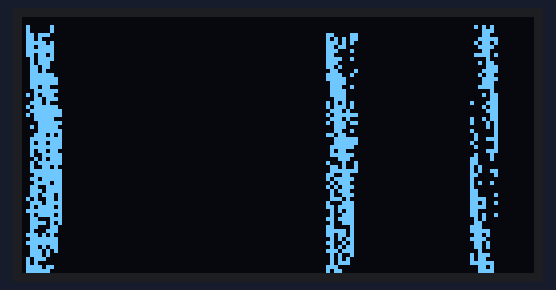
A program run on a simulated ESP32. Parts: 128×64 one-colour display. What the program prints to the serial monitor is not drawn.

Above: at 0.1 s.

The program:

main.cpp
```cpp
#include <Arduino.h>
#include "Wire.h"
#include "SSD1306.h"

// put function declarations here:
int myFunction(int, int);

SSD1306 ecranOled(0x3c, 5, 4);

void setup() {

  // put your setup code here, to run once:
  /*
  Serial.begin(115200);

  int result = myFunction(2, 3);
 */

  // put your setup code here, to run once:

   // Initialisation du système graphique
ecranOled.init();
// Nettoyage de l'écran
ecranOled.clear();

// Définition de la police
ecranOled.setFont("Arial");

// Affichage du texte de présentation
ecranOled.drawString(1, 2, "Nom de l'application : ArduinoJson");
ecranOled.drawString(2, 4, "Version : 7.2.0");

// Rafraîchissement de l'affichage
ecranOled.display();


}

void loop() {
  Serial.print("message");// put your main code here, to run repeatedly:
  sleep(1);
}

// put function definitions here:
int myFunction(int x, int y) {
  return x + y;
}
```
